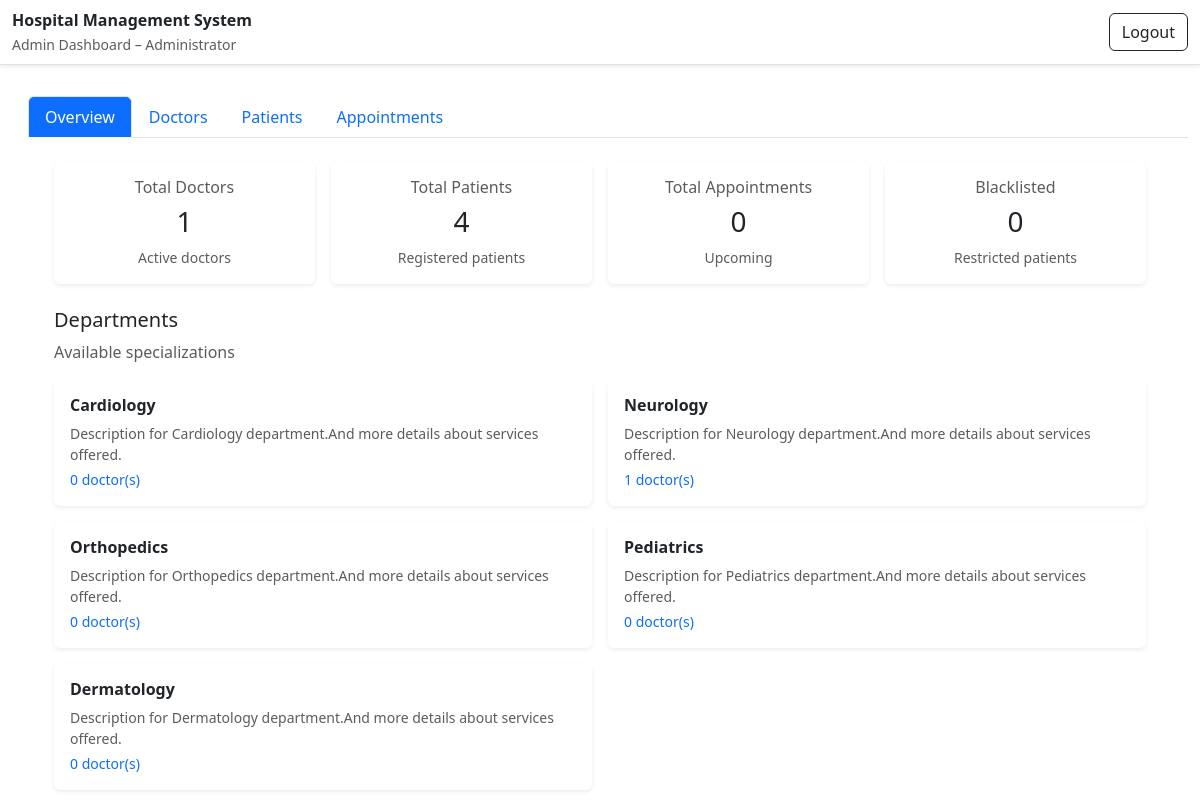
The page /admin/dashboard/overview (signed in) on the database its author committed.
### database/model.py (models this page shows)
class Department(db.Model):
  department_id = db.Column(db.Integer, primary_key=True)
  department_name = db.Column(db.String(40), nullable=False, unique=True)
  description = db.Column(db.Text, nullable=True)
  doctors = db.relationship('Doctor', backref='department', lazy=True)

### controllers/admin.py (the view, shortened to what this page needs)
    @app.route("/admin/dashboard/<role>")
    @admin_required
    def admin_role_tab(role):
        valid_roles = ('overview', 'doctors', 'patients', 'appointments')
        if role not in valid_roles:
            flash('Invalid tab.')
            return redirect(url_for('admin_role_tab', role='overview'))
        q = request.args.get('q', '').strip()
        like = f"%{q}%"
        context = {'role': role, 'q': q}
        if role == 'doctors':
            query = Doctor.query
            if q:
                query = query.filter(
                    or_(
                        Doctor.full_name.ilike(like),
                        Doctor.email.ilike(like)
                    )
                )
            context['doctors'] = query.order_by(Doctor.full_name).all()
            context['departments'] = Department.query.all()
            context['doctor_blacklisted_ids'] = Doctor_blacklist.query.all()
        elif role == 'appointments':
            context['appointments'] = Appointment.query.order_by(Appointment.date.desc()).all()
        else:  # overview
            context['counts'] = {
                'doctors': Doctor.query.count(),
                'patients': Patient.query.count(),
                'appointments': Appointment.query.count(),
                'blacklisted': Blacklist.query.count()
            }
            context['departments'] = Department.query.all()
        return render_template("admin/dashboard.html", **context)

### controllers/admin.py (called while the page is built)
def admin_required(view_func):
    @wraps(view_func)
    def wrapper(*args, **kwargs):
        if 'user_id' not in session:
            flash('Please log in first.')
            return redirect(url_for('login'))
        if session.get('role') != 'admin':
            flash('Access denied: Admins only.')
            return redirect(url_for('login'))
        return view_func(*args, **kwargs)
    return wrapper

### templates/admin/dashboard.html (shortened to what this page needs)
{% extends "admin/admin_base.html" %}
{% block content %}
<div class="mt-3 ms-3">
  <ul class="nav nav-tabs">
    <li class="nav-item">
      <a class="nav-link {% if role == 'overview' %}active{% endif %}"
         href="{{ url_for('admin_role_tab', role='overview') }}">Overview</a>
    </li>
    <li class="nav-item">
      <a class="nav-link {% if role == 'doctors' %}active{% endif %}"
         href="{{ url_for('admin_role_tab', role='doctors') }}">Doctors</a>
    </li>
    <li class="nav-item">
      <a class="nav-link {% if role == 'patients' %}active{% endif %}"
         href="{{ url_for('admin_role_tab', role='patients') }}">Patients</a>
    </li>
    <li class="nav-item">
      <a class="nav-link {% if role == 'appointments' %}active{% endif %}"
         href="{{ url_for('admin_role_tab', role='appointments') }}">Appointments</a>
    </li>
  </ul>
</div>
<div class="container mt-4">
  {% if role == 'overview' %}
    {% include 'admin/parts/overview.html' %}
  {% elif role == 'doctors' %}
    {% include 'admin/parts/doctors.html' %}
  {% elif role == 'patients' %}
    {% include 'admin/parts/patients.html' %}
  {% elif role == 'appointments' %}
    {% include 'admin/parts/appointments.html' %}
  {% endif %}
</div>
{% endblock %}

### templates/admin/parts/overview.html
<div class="container mt-4">
  <div class="row text-center g-3">
    <div class="col-md-3 col-sm-6">
      <div class="card shadow-sm border-0">
        <div class="card-body">
          <h6 class="text-muted">Total Doctors</h6>
          <h3>{{ counts.doctors }}</h3>
          <p class="text-muted small mb-0">Active doctors</p>
        </div>
      </div>
    </div>
    <div class="col-md-3 col-sm-6">
      <div class="card shadow-sm border-0">
        <div class="card-body">
          <h6 class="text-muted">Total Patients</h6>
          <h3>{{ counts.patients }}</h3>
          <p class="text-muted small mb-0">Registered patients</p>
        </div>
      </div>
    </div>
    <div class="col-md-3 col-sm-6">
      <div class="card shadow-sm border-0">
        <div class="card-body">
          <h6 class="text-muted">Total Appointments</h6>
          <h3>{{ counts.appointments }}</h3>
          <p class="text-muted small mb-0">Upcoming</p>
        </div>
      </div>
    </div>
    <div class="col-md-3 col-sm-6">
      <div class="card shadow-sm border-0">
        <div class="card-body">
          <h6 class="text-muted">Blacklisted</h6>
          <h3>{{ counts.blacklisted }}</h3>
          <p class="text-muted small mb-0">Restricted patients</p>
        </div>
      </div>
    </div>
  </div>
</div>
<div class="container mt-4">
  <h5>Departments</h5>
  <p class="text-muted mb-3">Available specializations</p>
  <div class="row g-3">
    {% for dept in departments %}
      <div class="col-md-6">
        <div class="card border-0 shadow-sm">
          <div class="card-body">
            <h6 class="fw-semibold">{{ dept.department_name }}</h6>
            <p class="text-muted small mb-1">
              {{ dept.description or "No description available" }}
            </p>
            <p class="text-primary small mb-0">
              {{ dept.doctors|length }} doctor(s)
            </p>
          </div>
        </div>
      </div>
    {% endfor %}
  </div>
</div>

### templates/admin/admin_base.html (style rules this page uses)
body { padding-top: 64px; }
.nav-tabs .nav-link.active { background-color: #0d6efd !important; border-color: #0d6efd #0d6efd #fff; color: #fff !important; font-weight: 500; }

### rows shown on the page
Department: department_name "Cardiology", description "Description for Cardiology department.And more details about services offered.", doctors|length "0"
Department: department_name "Neurology", description "Description for Neurology department.And more details about services offered.", doctors|length "1"
Department: department_name "Orthopedics", description "Description for Orthopedics department.And more details about services offered.", doctors|length "0"
Department: department_name "Pediatrics", description "Description for Pediatrics department.And more details about services offered.", doctors|length "0"
Department: department_name "Dermatology", description "Description for Dermatology department.And more details about services offered.", doctors|length "0"

### other values the page prints
{{ counts.doctors }} "1"
{{ counts.patients }} "4"
{{ counts.appointments }} "0"
{{ counts.blacklisted }} "0"
